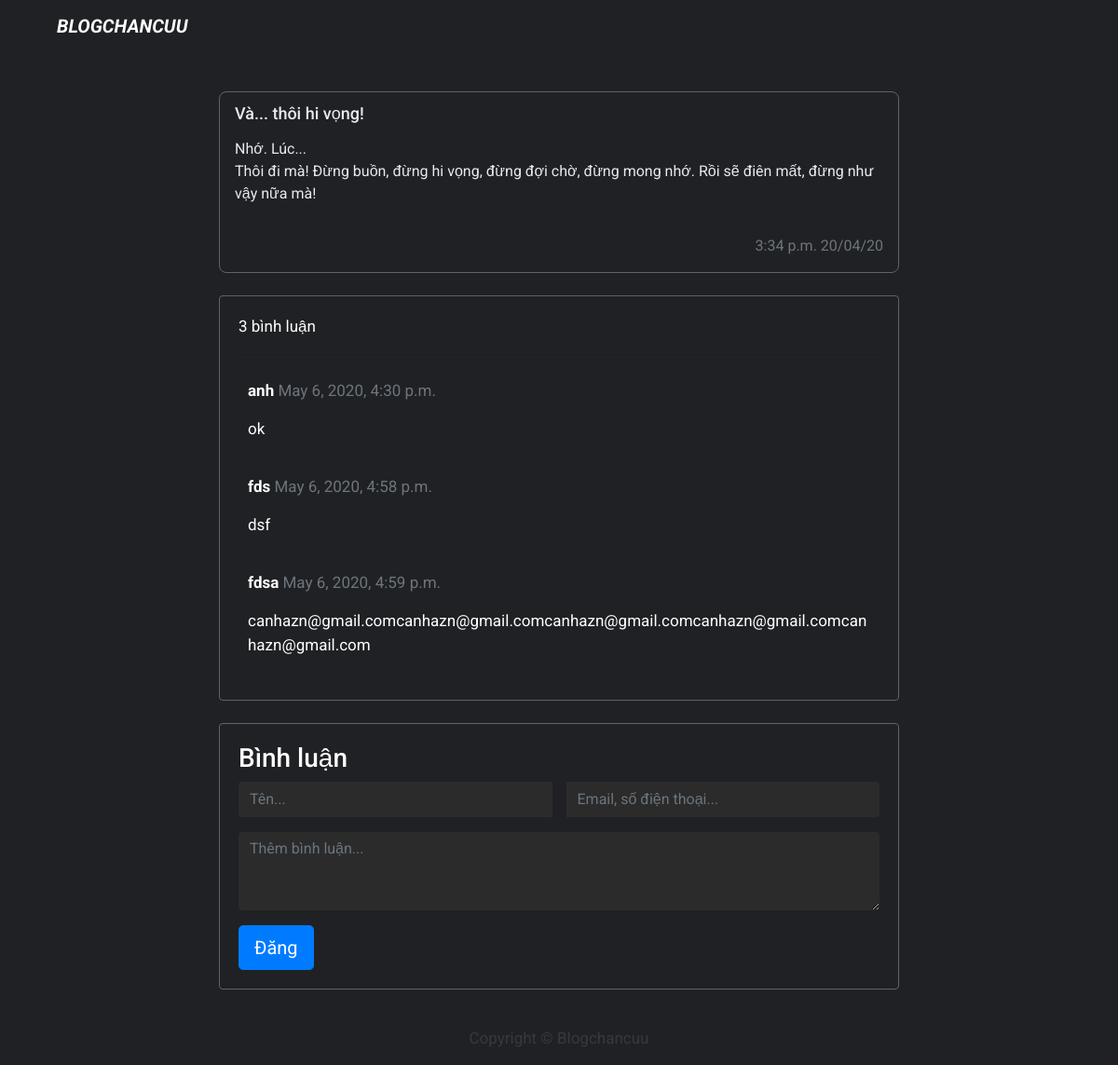
The page /va-thoi-hi-vong/ on the database its author committed.
### post/models.py (models this page shows, shortened)
class Post(models.Model):
	title = models.CharField(max_length=200, null=True, blank=True)
	slug  = models.SlugField(max_length=200, null=True, blank=True)
	update_on = models.DateTimeField(auto_now= True)
	content = models.TextField()
	created_on = models.DateTimeField(auto_now_add= True)
	status = models.IntegerField(choices= STATUS, default=1)
	tag = models.ManyToManyField(Tag, blank=True)
	class Meta:
		ordering = ['-created_on']

class Comment(models.Model):
	post = models.ForeignKey(Post, on_delete=models.CASCADE, related_name="comments")
	name = models.CharField(max_length=80)
	email = models.EmailField()
	body = models.TextField()
	created_on = models.DateTimeField(auto_now_add=True)
	active = models.BooleanField(default=True)
	class Meta:
		ordering = ['created_on']

### post/views.py (the view)
# urls.py: path('<slug:slug>/', views.postDetail, name='post_detail'),
def postDetail(request, slug):
    template_name = 'post_detail.html'
    post = get_object_or_404(Post, slug=slug)
    comments = post.comments.filter(active=True)
    new_comment = None
    print(post.title)
    if request.method == 'POST':
        comment_form = CommentForm(data=request.POST)
        if comment_form.is_valid():
            new_comment = comment_form.save(commit=False)
            new_comment.post = post
            new_comment.save()
            return redirect("/" + str(post.slug))
    else:
        comment_form = CommentForm()
    print(request.POST)
    return render(request, template_name, {
        'post': post,
        'comments': comments,
        'new_comment': new_comment,
        'comment_form': CommentForm()
    })

### post/forms.py
class CommentForm(forms.ModelForm):
    class Meta:
        model = Comment
        fields = ('name', 'email', 'body')

### templates/post_detail.html (shortened to what this page needs)
{% extends "base.html" %}
{% load static %}
{% block extrahead %}
<link rel="stylesheet" href="{% static 'css/post-detail.css' %}">
{% endblock extrahead %}
{% block content %}
<div class="container">
    <div class="row">
        <div class="col-md-8 mx-auto mt-3">
            <div class="post-detail mb-4">
                {% if post.title %}
                <h2 class="post-title">{{ post.title }}</h2>
                {% endif %}
                <div class="post-content">{{ post.content| safe }}</div>
                <div class="botton-nav d-flex justify-content-between align-self-baseline">
                    <span class="created-on text-muted text-right">{{ post.created_on | date:"P d/m/y" }}</span>
                </div>
            </div>
            {% with comments.count as total_comments %} {% if total_comments %}
            <div class="card-body card mb-4 mt-3">
                <span>{{ total_comments }} bình luận</span>
                <hr> {% for comment in comments %}
                <div class="comments" style="padding: 10px;">
                    <p class="font-weight-bold">
                        {{ comment.name }}
                        <span class="text-muted font-weight-normal">
                        {{ comment.created_on }}
                        </span>
                    </p>
                    {{ comment.body | linebreaks }}
                </div>
                {% endfor %}
            </div>
            {% endif %} {% endwith %}
            <div class="card-body card mb-4 mt-3">
                {% if new_comment %}
                <div class="alert alert-success" role="alert">
                    Your comment is awaiting moderation
                </div>
                {% else %}
                <h3>Bình luận</h3>
                <form action="" method="POST">
                    <div class="input-group">
                        <input type="text" name="name" placeholder="Tên..." id="nameinput"
                            class="form-control form-control-comment text-white mr-3">
                        <input type="text" name="email" placeholder="Email, số điện thoại..." id="emailinput"
                            class="form-control form-control-comment text-white">
                    </div>
                    <div class="form-group">
                        <textarea class="form-control form-control-comment text-white" name="body"
                            placeholder="Thêm bình luận..." rows="3"></textarea>
                    </div>
                    <input class="btn btn-primary  btn-lg" type="submit" value="Đăng">
                </form>
                {% endif %}
            </div>
        </div>
    </div>
</div>
{% endblock content %}

### static/css/base.css (style rules this page uses)
:root { --main-bg-color: #202124; --main-text-color: #e8eaed; }
body { font-family: "Roboto", sans-serif; font-size: 17px; background-color: #202124; color: var(--main-text-color); }

### static/css/post-detail.css (style rules this page uses)
.post-detail { color: var(--main-bg-color); border: 1px solid #5f6368; border-radius: 8px; }
.post-title { padding: 12px 16px 0 16px; margin: 0; font-size: 18px; font-weight: 500; color: #e8eaed; }
.post-content { padding: 16px; font-size: 16px; color: #e8eaed; }
.botton-nav { padding: 16px; }
.created-on { font-size: 16px; }
.card { background-color: var(--main-bg-color); color: #fff; border: 1px solid #5f6368; }
.form-control-comment { background-color: #2b2b2b !important; color: var(--main-text-color) !important; border: none !important; }

### rows shown on the page
Post: title "Và... thôi hi vọng!", content "Nhớ. Lúc... Thôi đi mà! Đừng buồn, đừng hi vọng, đừng đợi chờ, đừng mong nhớ. Rồi sẽ điên mất, đừng như vậy nữa mà!", created_on "3:34 p.m. 20/04/20"
Comment: name "anh", created_on "May 6, 2020, 4:30 p.m.", body "ok"
Comment: name "fds", created_on "May 6, 2020, 4:58 p.m.", body "dsf"
Comment: name "fdsa", created_on "May 6, 2020, 4:59 p.m.", body "canhazn@gmail.comcanhazn@gmail.comcanhazn@gmail.comcanhazn@gmail.comcanhazn@gmail.com"

### other values the page prints
{{ total_comments }} "3"
